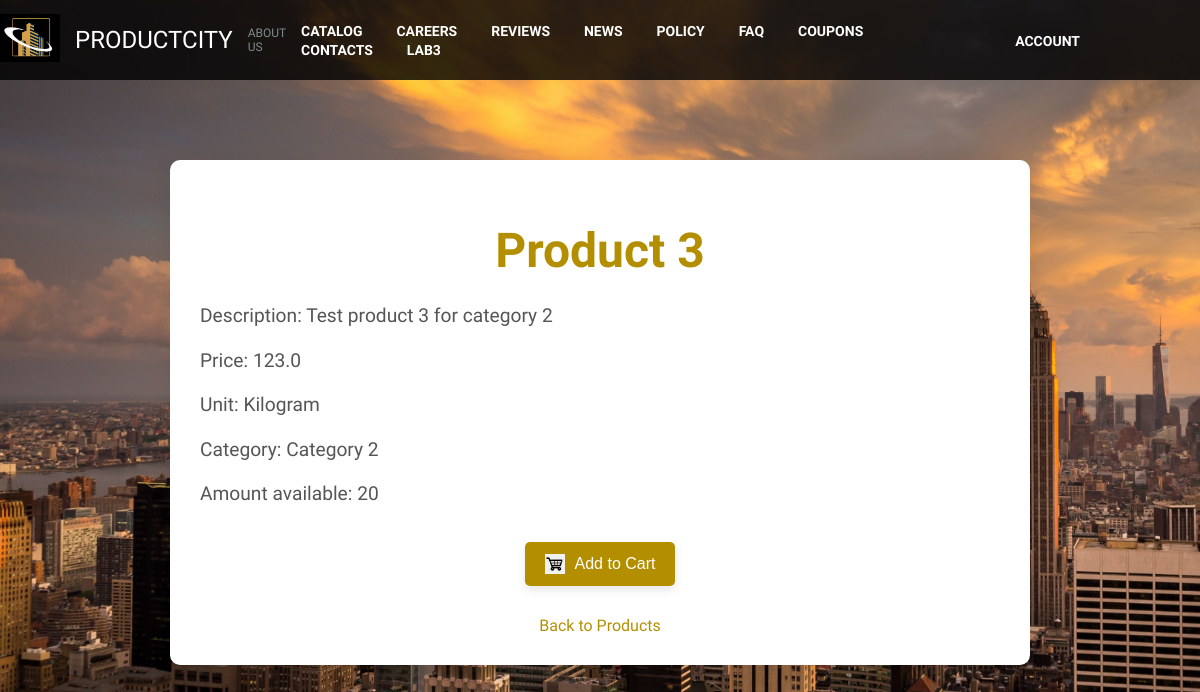
Page /product/3/ on the committed database.
### base/models.py (models this page shows, shortened)
class Product(models.Model):
    UNIT_CHOICES = [
        ('pcs', 'Pieces'),
        ('kg', 'Kilogram'),
        ('l', 'Liter'),
    ]
    CATEGORY_CHOICES = [
        ('cat1', 'Category 1'),
        ('cat2', 'Category 2'),
        ('cat3', 'Category 3'),
    ]
    name = models.CharField(max_length=100, null=False, blank=False)
    description = models.CharField(max_length=700, null=False, blank=False)
    price = models.FloatField(validators=[MinValueValidator(0.1)], blank=False, null=False)
    amount = models.IntegerField(validators=[MinValueValidator(0)], blank=False, null=False)
    unit = models.CharField(choices=UNIT_CHOICES, max_length=3)
    category = models.CharField(choices=CATEGORY_CHOICES, max_length=15)

### base/views.py (the view)
# urls.py: path('product/<int:product_id>/', views.product_details, name='product_details'),
def product_details(request, product_id):
    product = get_object_or_404(Product, id=product_id)
    return render(request, 'base/product_details.html', {'product': product})

### base/templates/base/product_details.html (shortened to what this page needs)
{% extends "base.html" %}
{% load static %}
{% block content %}
<link rel="stylesheet" href="{% static 'css/product_style.css' %}">
<body>
    <div class="product-container">
        <h1>{{ product.name }}</h1>
        <div class="product-info">
            <p>Description: {{ product.description }}</p>
            <p>Price: {{ product.price }}</p>
            <p>Unit: {{ product.get_unit_display }}</p>
            <p>Category: {{ product.get_category_display }}</p>
            <p>Amount available: {{ product.amount }}</p>
        </div>
        <form method="post" action="{% url 'add_to_cart' product.id %}">
            <button type="submit">
                <img src="{% static 'general_images/cart.png' %}" alt="Add to Cart">
                Add to Cart
            </button>
        </form>
        <a class="back-link" href="{% url 'home' %}">Back to Products</a>
    </div>
</body>
{% endblock %}

### static/css/navbar_style.css (style rules this page uses)
html, body { margin: 0; padding: 0; width: 100%; height: 100%; }

### static/css/product_style.css (style rules this page uses)
body { margin: 0; padding: 0; font-family: 'Gilam', sans-serif; background-color: #f9f9f9; color: #333; overflow-y: hidden; }
.product-container { max-width: 800px; margin: 40px auto; padding: 30px; background-color: #ffffff; box-shadow: 0 5px 20px rgba(0, 0, 0, 0.1); border-radius: 10px; }
h1 { font-size: 3rem; color: #b38f00; text-align: center; margin-bottom: 20px; }
.product-info { font-size: 1.2rem; line-height: 1.8; color: #555; margin-bottom: 20px; }
.product-info p { margin: 10px 0; font-weight: 500; }
form { margin-top: 30px; display: flex; justify-content: center; }
button { display: flex; align-items: center; background-color: #b38f00; color: #fff; border: none; padding: 12px 20px; font-size: 1rem; cursor: pointer; border-radius: 5px; transition: background-color 0.3s ease; box-shadow: 0 4px 10px rgba(0, 0, 0, 0.1); }
button img { width: 20px; height: 20px; margin-right: 10px; }
.back-link { display: block; text-align: center; margin-top: 30px; font-size: 1rem; color: #b38f00; text-decoration: none; transition: color 0.3s ease; }

### rows in the picture
Product: name "Product 3", description "Test product 3 for category 2", price "123.0", unit "Kilogram", category "Category 2", amount "20"
